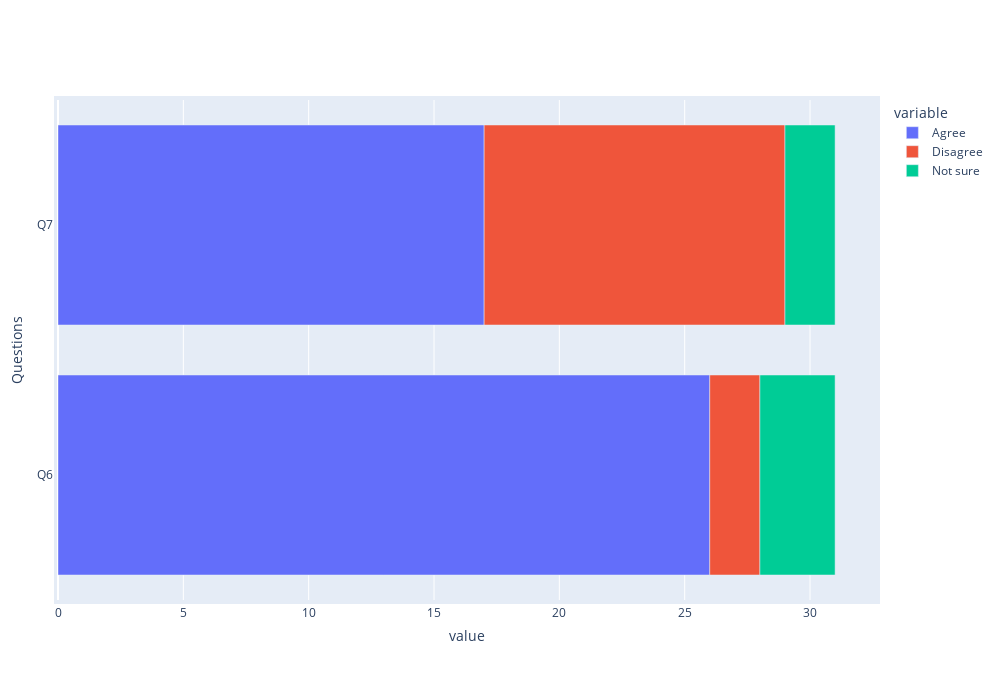

This figure's notebook cell:
### Code cell
import plotly.express as px

fig = px.bar(urge,  x=["Agree", "Disagree", "Not sure"],height=200)
fig.update_layout(
    autosize=True,
    width=1000,
    height=700,
    margin=dict(
        l=50,
        r=50,
        b=100,
        t=100,
        pad=4
    ),
)


fig.show()

### Figure 1 — Plotly figure (JSON) as saved in the notebook; plotly's stock layout.template omitted (floating-point values rounded to 4 significant figures)
{"data": [{"alignmentgroup": "True", "hovertemplate": "variable=Agree<br>value=%{x}<br>Questions=%{y}<extra></extra>", "legendgroup": "Agree", "marker": {"color": "#636efa", "pattern": {"shape": ""}}, "name": "Agree", "offsetgroup": "Agree", "orientation": "h", "showlegend": true, "textposition": "auto", "type": "bar", "x": [26, 17], "xaxis": "x", "y": ["Q6", "Q7"], "yaxis": "y"}, {"alignmentgroup": "True", "hovertemplate": "variable=Disagree<br>value=%{x}<br>Questions=%{y}<extra></extra>", "legendgroup": "Disagree", "marker": {"color": "#EF553B", "pattern": {"shape": ""}}, "name": "Disagree", "offsetgroup": "Disagree", "orientation": "h", "showlegend": true, "textposition": "auto", "type": "bar", "x": [2, 12], "xaxis": "x", "y": ["Q6", "Q7"], "yaxis": "y"}, {"alignmentgroup": "True", "hovertemplate": "variable=Not sure<br>value=%{x}<br>Questions=%{y}<extra></extra>", "legendgroup": "Not sure", "marker": {"color": "#00cc96", "pattern": {"shape": ""}}, "name": "Not sure", "offsetgroup": "Not sure", "orientation": "h", "showlegend": true, "textposition": "auto", "type": "bar", "x": [3, 2], "xaxis": "x", "y": ["Q6", "Q7"], "yaxis": "y"}], "layout": {"autosize": true, "barmode": "relative", "height": 700, "legend": {"title": {"text": "variable"}, "tracegroupgap": 0}, "margin": {"b": 100, "l": 50, "pad": 4, "r": 50, "t": 100}, "width": 1000, "xaxis": {"anchor": "y", "domain": [0, 1], "title": {"text": "value"}}, "yaxis": {"anchor": "x", "domain": [0, 1], "title": {"text": "Questions"}}}}
